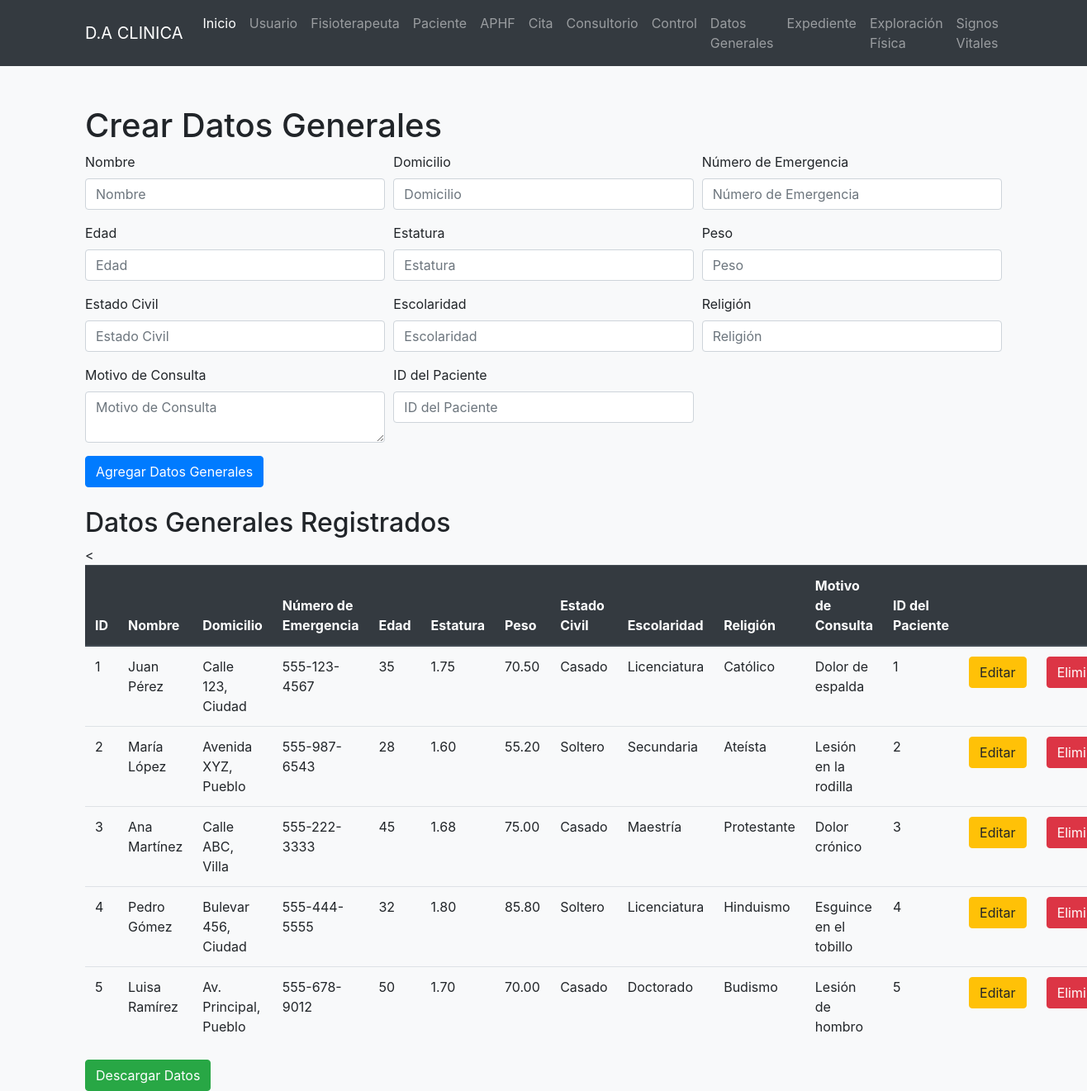
/datosGenerales/mostrarDatosGenerales.php, run on the app's committed database.
### tables this page shows
CREATE TABLE DatosGenerales (
    ID_DatosGenerales INT PRIMARY KEY AUTO_INCREMENT,
    nombre VARCHAR(255),
    domicilio VARCHAR(255),
    numeroEmergencia VARCHAR(20),
    edad INT,
    estatura DECIMAL(5, 2),
    peso DECIMAL(5, 2),
    estadoCivil VARCHAR(20),
    escolaridad VARCHAR(50),
    religion VARCHAR(50),
    motivoConsulta TEXT,
    Paciente_ID INT,
    created_at datetime,
updated_at datetime null,
deleted_at datetime null,
    FOREIGN KEY (Paciente_ID) REFERENCES Paciente(ID_Paciente)
);

### datosGenerales/mostrarDatosGenerales.php (the view, shortened to what this page needs)
<?php
$con = connection();
$sql = "SELECT * FROM datosgenerales";
$query = mysqli_query($con, $sql);
?>
<!DOCTYPE html>
<html lang="en">
<head>
    <link rel="stylesheet" href="https://stackpath.bootstrapcdn.com/bootstrap/4.5.2/css/bootstrap.min.css">
</head>
<body class="bg-light">
    <nav class="navbar navbar-expand-lg navbar-dark bg-dark">
        <div class="container">
            <a class="navbar-brand" href="#">D.A CLINICA</a>
            <div class="collapse navbar-collapse" id="navbarNav">
                <ul class="navbar-nav">
                <li class="nav-item active">
                        <a class="nav-link" href="/clinica/index.php">Inicio</a>
                    </li>
                    <li class="nav-item">
                        <a class="nav-link" href="/clinica/usuario/mostrar.php">Usuario</a>
                    </li>
                    <li class="nav-item">
                        <a class="nav-link" href="/clinica/fisioterapeuta/mostrarFisioterapeuta.php">Fisioterapeuta</a>
                    </li>
                    <li class="nav-item">
                        <a class="nav-link" href="/clinica/paciente/mostrarPaciente.php">Paciente</a>
                    </li>
                    <li class="nav-item">
                        <a class="nav-link" href="/clinica/aphf/mostrarAPHF.php">APHF</a>
                    </li>
                    <li class="nav-item">
    <a class="nav-link" href="/clinica/cita/mostrarCita.php">Cita</a>
</li>
<li class="nav-item">
    <a class="nav-link" href="/clinica/consultorio/mostrarConsultorio.php">Consultorio</a>
</li>
<li class="nav-item">
    <a class="nav-link" href="/clinica/control/mostrarControl.php">Control</a>
</li>
<li class="nav-item">
    <a class="nav-link" href="/clinica/datosgenerales/mostrarDatosGenerales.php">Datos Generales</a>
</li>
<li class="nav-item">
    <a class="nav-link" href="/clinica/expediente/mostrarExpediente.php">Expediente</a>
</li>
<li class="nav-item">
    <a class="nav-link" href="/clinica/exploracionfisica/mostrarExploracionFisica.php">Exploración Física</a>
</li>
<li class="nav-item">
    <a class="nav-link" href="/clinica/signosvitales/mostrarSignosVitales.php">Signos Vitales</a>
</li>
                </ul>
            </div>
        </div>
    </nav>
    <div class="container mt-5">
        <div class="mb-4">
            <h1>Crear Datos Generales</h1>
            <form action="insertarDatosGenerales.php" method="POST">
                <div class="form-row">
                    <div class="form-group col-md-4">
                        <label for="nombre">Nombre</label>
                        <input type="text" class="form-control" name="nombre" placeholder="Nombre" required value="">
                    </div>
                    <div class="form-group col-md-4">
                        <label for="domicilio">Domicilio</label>
                        <input type="text" class="form-control" name="domicilio" placeholder="Domicilio" required value="">
                    </div>
                    <div class="form-group col-md-4">
                        <label for="numeroEmergencia">Número de Emergencia</label>
                        <input type="text" class="form-control" name="numeroEmergencia" placeholder="Número de Emergencia" required value="">
                    </div>
                </div>
                <div class="form-row">
                    <div class="form-group col-md-4">
                        <label for="edad">Edad</label>
                        <input type="text" class="form-control" name="edad" placeholder="Edad" required value="">
                    </div>
                    <div class="form-group col-md-4">
                        <label for="estatura">Estatura</label>
                        <input type="text" class="form-control" name="estatura" placeholder="Estatura" required value="">
                    </div>
                    <div class="form-group col-md-4">
                        <label for="peso">Peso</label>
                        <input type="text" class="form-control" name="peso" placeholder="Peso" required value="">
                    </div>
                    <div class="form-group col-md-4">
                        <label for="estadoCivil">Estado Civil</label>
                        <input type="text" class="form-control" name="estadoCivil" placeholder="Estado Civil" required value="">
                    </div>
                    <div class="form-group col-md-4">
                        <label for="escolaridad">Escolaridad</label>
                        <input type="text" class="form-control" name="escolaridad" placeholder="Escolaridad" required value="">
                    </div>
                    <div class="form-group col-md-4">
                        <label for="religion">Religión</label>
                        <input type="text" class="form-control" name="religion" placeholder="Religión" required value="">
                    </div>
                    <div class="form-group col-md-4">
                        <label for="motivoConsulta">Motivo de Consulta</label>
                        <textarea class="form-control" name="motivoConsulta" placeholder="Motivo de Consulta" required></textarea>
                    </div>
                    <div class="form-group col-md-4">
                        <label for="Paciente_ID">ID del Paciente</label>
                        <input type="int" class="form-control" name="Paciente_ID" placeholder="ID del Paciente" required value="">
                    </div>
                </div>
                <button type="submit" class="btn btn-primary">Agregar Datos Generales</button>
            </form>
        </div>
        <div>
            <h2>Datos Generales Registrados</h2>
            <table class="table">
                <thead class="thead-dark">
                    <tr>
                        <th>ID</th>
                        <th>Nombre</th>
                        <th>Domicilio</th>
                        <th>Número de Emergencia</th>
                        <th>Edad</th>
                        <th>Estatura</th>
                        <th>Peso</th>
                        <th>Estado Civil</th>
                        <th>Escolaridad</th>
                        <th>Religión</th>
                        <th>Motivo de Consulta</th>
                        <th>ID del Paciente</th>
                        <th></th>
                        <th></th>
                    </tr>
                </thead>
                <tbody>
                    <<?php while ($row = mysqli_fetch_array($query)): ?>
    <tr>
        <td><?= $row['ID_DatosGenerales'] ?></td>
        <td><?= ucwords($row['nombre']) ?></td>
        <td><?= ucwords($row['domicilio']) ?></td>
        <td><?= ucwords($row['numeroEmergencia']) ?></td>
        <td><?= $row['edad'] ?></td>
        <td><?= $row['estatura'] ?></td>
        <td><?= $row['peso'] ?></td>
        <td><?= ucwords($row['estadoCivil']) ?></td>
        <td><?= ucwords($row['escolaridad']) ?></td>
        <td><?= ucwords($row['religion']) ?></td>
        <td><?= $row['motivoConsulta'] ?></td>
        <td><?= $row['Paciente_ID'] ?></td>
        <td>
            <a class="btn btn-warning" href="updateDatosGenerales.php?id=<?= $row['ID_DatosGenerales'] ?>">Editar</a>
        </td>
        <td>
            <a class="btn btn-danger" href="deleteDatosGenerales.php?id=<?= $row['ID_DatosGenerales'] ?>">Eliminar</a>
        </td>
    </tr>
<?php endwhile; ?>
                </tbody>
            </table><a class="btn btn-success" href="respaldarDatosGenerales.php">Descargar Datos</a>
        </div>
    </div>
</body>
</html>

### data on the page
datosgenerales: ID_DatosGenerales "1", nombre "Juan Pérez", domicilio "Calle 123, Ciudad", numeroEmergencia "555-123-4567", edad "35", estatura "1.75", peso "70.50", estadoCivil "Casado", escolaridad "Licenciatura", religion "Católico", motivoConsulta "Dolor de espalda", Paciente_ID "1"
datosgenerales: ID_DatosGenerales "2", nombre "María López", domicilio "Avenida XYZ, Pueblo", numeroEmergencia "555-987-6543", edad "28", estatura "1.60", peso "55.20", estadoCivil "Soltero", escolaridad "Secundaria", religion "Ateísta", motivoConsulta "Lesión en la rodilla", Paciente_ID "2"
datosgenerales: ID_DatosGenerales "3", nombre "Ana Martínez", domicilio "Calle ABC, Villa", numeroEmergencia "555-222-3333", edad "45", estatura "1.68", peso "75.00", estadoCivil "Casado", escolaridad "Maestría", religion "Protestante", motivoConsulta "Dolor crónico", Paciente_ID "3"
datosgenerales: ID_DatosGenerales "4", nombre "Pedro Gómez", domicilio "Bulevar 456, Ciudad", numeroEmergencia "555-444-5555", edad "32", estatura "1.80", peso "85.80", estadoCivil "Soltero", escolaridad "Licenciatura", religion "Hinduismo", motivoConsulta "Esguince en el tobillo", Paciente_ID "4"
datosgenerales: ID_DatosGenerales "5", nombre "Luisa Ramírez", domicilio "Av. Principal, Pueblo", numeroEmergencia "555-678-9012", edad "50", estatura "1.70", peso "70.00", estadoCivil "Casado", escolaridad "Doctorado", religion "Budismo", motivoConsulta "Lesión de hombro", Paciente_ID "5"
